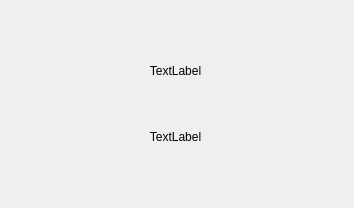
<?xml version="1.0" encoding="UTF-8"?>
<ui version="4.0">
 <class>DlgNeoRecConnection</class>
 <widget class="QDialog" name="DlgNeoRecConnection">
  <property name="windowModality">
   <enum>Qt::WindowModal</enum>
  </property>
  <property name="geometry">
   <rect>
    <x>0</x>
    <y>0</y>
    <width>354</width>
    <height>208</height>
   </rect>
  </property>
  <property name="windowTitle">
   <string>Dialog</string>
  </property>
  <widget class="QWidget" name="verticalLayoutWidget">
   <property name="geometry">
    <rect>
     <x>10</x>
     <y>20</y>
     <width>331</width>
     <height>101</height>
    </rect>
   </property>
   <layout class="QVBoxLayout" name="verticalLayout_3">
    <item>
     <widget class="QLabel" name="label">
      <property name="text">
       <string>TextLabel</string>
      </property>
      <property name="alignment">
       <set>Qt::AlignCenter</set>
      </property>
     </widget>
    </item>
   </layout>
  </widget>
  <widget class="QWidget" name="verticalLayoutWidget_2">
   <property name="geometry">
    <rect>
     <x>10</x>
     <y>130</y>
     <width>331</width>
     <height>71</height>
    </rect>
   </property>
   <layout class="QVBoxLayout" name="verticalLayout_4">
    <item>
     <widget class="QLabel" name="label_2">
      <property name="text">
       <string>TextLabel</string>
      </property>
      <property name="alignment">
       <set>Qt::AlignHCenter|Qt::AlignTop</set>
      </property>
     </widget>
    </item>
   </layout>
  </widget>
 </widget>
 <resources/>
 <connections/>
</ui>
